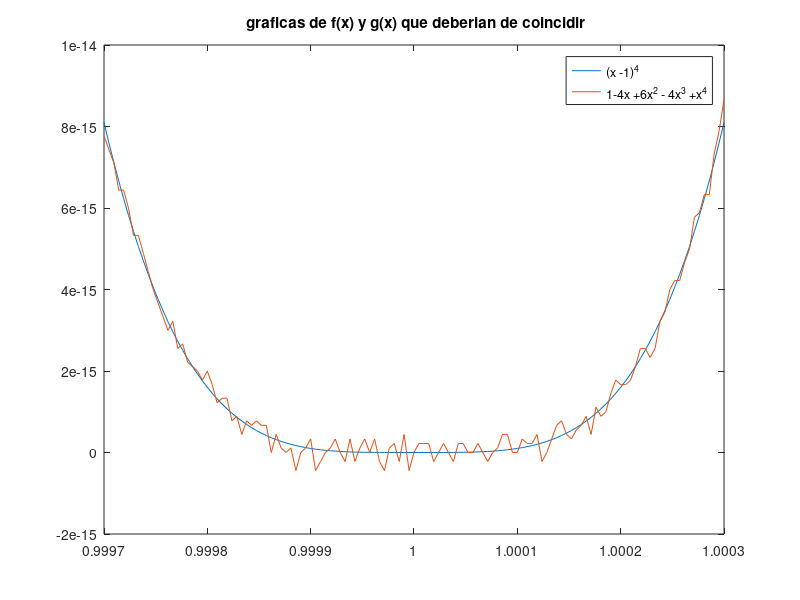

Source code (MATLAB):
% Ejercicio 3
% cabecera
clc
clear
clf ('reset')


% Dibuja las funciones f (x) = (x -1)^4 y g(x) = 1-4x +6x^2 - 4x^3 +x^4 para
% x en  [1-3e-4 , 1+3e-4] . 
%Utiliza los comandos linspace y plot . Saca conclusiones.

display('Este ejercicio sólo muestra dos gráficas en la Figura 1')

npuntos = 127;   % número de puntos para la gráfica

f = @(x) (x-1).^4;  % función f

%g= @(x) 1-4*x + 6*x.^2 - 4*x.^3 + x.^4; % esta sería la definición del polinomio
                      % como función. Octave/Matlab llevan metodos específicos para polinomios
                      % los polinomios se definen por la lista de coeficientes
                      % ordenando los sumandos con potencias decrecientes
                      % Ejemplo: si p=a2 x^2 + a1 x + a0   se pone p=[a2, a1, a0]
pg = [1,-4,6,-4,1];  %coeficientes del polinomio 
                             
%polyval(pg,t) -> g(t)   es el comando para evaluar el polinomio pg en el punto (o lista) t
a = 1-3e-4;
b = 1+3e-4;
t=linspace(a,b,npuntos); %genera un vector fila con npuntos equiespaciados entre a y b

plot(t,f(t),t,polyval(pg,t)) % representa las poligonales de abcisas t y ordenadas f(t) y g(t)
title(' graficas de f(x) y g(x) que deberian de coincidir')
legend('(x -1)^4','1-4x +6x^2 - 4x^3 +x^4')


fprintf('\n El polinomio presenta mas oscilaciones en la grafica por que en su evaluación\n hay más cancelaciones que en las evaluaciones de la función f');